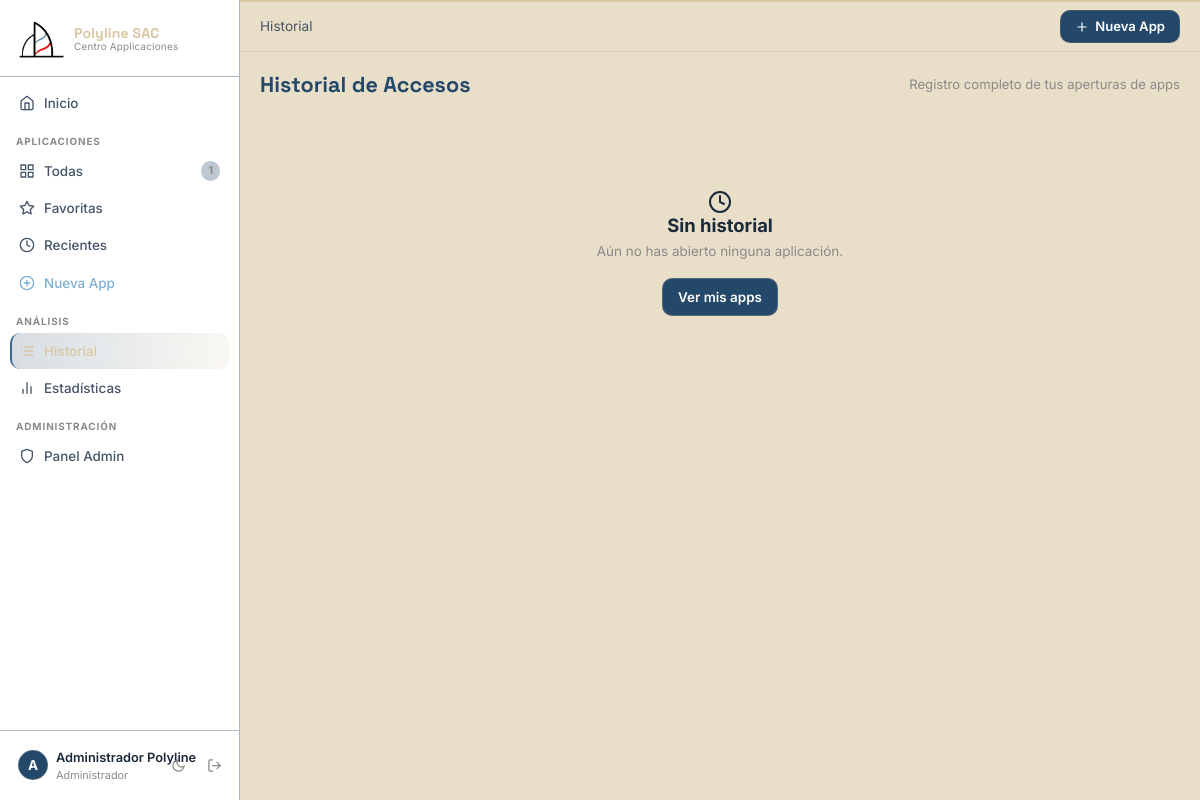
Screenshot of /history (signed in) with the database file from the repository.
### models/user.py (models this page shows, shortened)
class User(UserMixin, db.Model):
    __tablename__ = 'users'
    id            = db.Column(db.Integer, primary_key=True)
    nombre        = db.Column(db.String(100), nullable=False)
    correo        = db.Column(db.String(150), unique=True, nullable=False)
    password_hash = db.Column(db.String(256), nullable=False)
    foto          = db.Column(db.String(200), default='default_avatar.png')
    bio           = db.Column(db.String(300), default='')
    fecha_registro= db.Column(db.DateTime, default=datetime.utcnow)
    rol = db.Column(db.String(20), default='user', nullable=False)
    applications  = db.relationship('Application', backref='owner', lazy='dynamic', cascade='all, delete-orphan')
    history       = db.relationship('History', backref='user',  lazy='dynamic', cascade='all, delete-orphan')
    @property
    def is_admin(self):
        return self.rol == 'admin'
    last_login = db.Column(db.DateTime)

### routes/stats.py (the view)
@stats_bp.route('/history')
@login_required
def history():
    page = int(request.args.get('page', 1))
    per_page = 20
    entries = (
        History.query
        .filter_by(user_id=current_user.id)
        .order_by(History.fecha_acceso.desc())
        .paginate(page=page, per_page=per_page, error_out=False)
    )
    return render_template('stats/history.html', entries=entries)

### templates/stats/history.html (shortened to what this page needs)
{% extends 'base.html' %}
{% block breadcrumb %}<span>Historial</span>{% endblock %}
{% block content %}
<div class="history-page">
    <div class="page-header">
        <h1 class="page-title">Historial de Accesos</h1>
        <p class="page-subtitle">Registro completo de tus aperturas de apps</p>
    </div>
    {% if entries.items %}
    <div class="history-table-wrap">
        <table class="history-table">
            <thead>
                <tr>
                    <th>Aplicación</th>
                    <th>Categoría</th>
                    <th>Fecha y hora</th>
                    <th>Acción</th>
                </tr>
            </thead>
            <tbody>
                {% for entry in entries.items %}
                <tr>
                    <td>
                        <div class="hist-app">
                            <div class="hist-icon" style="background: {{ entry.application.color }}22; color: {{ entry.application.color }}">
                                <i data-feather="{{ entry.application.icono }}"></i>
                            </div>
                            <span>{{ entry.application.nombre }}</span>
                        </div>
                    </td>
                    <td><span class="cat-badge" style="background:{{ entry.application.color }}22;color:{{ entry.application.color }}">{{ entry.application.categoria }}</span></td>
                    <td class="hist-date">{{ entry.fecha_acceso.strftime('%d/%m/%Y %H:%M') }}</td>
                    <td>
                        <a href="{{ url_for('apps.open_app', app_id=entry.application_id) }}" target="_blank" class="btn btn-ghost btn-sm">
                            <i data-feather="external-link"></i>
                        </a>
                    </td>
                </tr>
                {% endfor %}
            </tbody>
        </table>
    </div>
    {% if entries.pages > 1 %}
    <div class="pagination-wrap">
        {% if entries.has_prev %}
        <a href="{{ url_for('stats.history', page=entries.prev_num) }}" class="btn btn-ghost btn-sm">← Anterior</a>
        {% endif %}
        <span class="page-info">Página {{ entries.page }} de {{ entries.pages }}</span>
        {% if entries.has_next %}
        <a href="{{ url_for('stats.history', page=entries.next_num) }}" class="btn btn-ghost btn-sm">Siguiente →</a>
        {% endif %}
    </div>
    {% endif %}
    {% else %}
    <div class="empty-state">
        <div class="empty-icon"><i data-feather="clock"></i></div>
        <h2>Sin historial</h2>
        <p>Aún no has abierto ninguna aplicación.</p>
        <a href="{{ url_for('apps.list_apps') }}" class="btn btn-accent">Ver mis apps</a>
    </div>
    {% endif %}
</div>
{% endblock %}

### templates/base.html (shortened to what this page needs)
<!DOCTYPE html>
<html lang="es" data-theme="dark">
<head>
    <link href="https://cdn.jsdelivr.net/npm/bootstrap@5.3.0/dist/css/bootstrap.min.css" rel="stylesheet">
    <link rel="stylesheet" href="{{ url_for('static', filename='css/main.css') }}">
</head>
<body>
{% if current_user.is_authenticated %}
  <aside class="sidebar" id="sidebar">
    <div class="sb-brand">
      <div class="sb-logo-wrap">
        <div class="sb-logo">
          <img src="{{ url_for('static', filename='img/polyline logo.png') }}"
               alt="Polyline SAC">
        </div>
        <div class="sb-name-wrap">
          <span class="sb-name">Polyline SAC</span>
          <span class="sb-sub">Centro Applicaciones</span>
        </div>
      </div>
    </div>
    <nav class="sb-nav">
      <a href="{{ url_for('dashboard.index') }}"s
         class="sb-link {% if request.endpoint == 'dashboard.index' %}is-active{% endif %}">
        <i data-feather="home"></i><span>Inicio</span>
      </a>
      <p class="sb-section">Aplicaciones</p>
      <a href="{{ url_for('apps.list_apps') }}"
         class="sb-link {% if request.endpoint == 'apps.list_apps' %}is-active{% endif %}">
        <i data-feather="grid"></i><span>Todas</span>
        <span class="sb-pill">{{ total_apps_global }}</span>
      </a>
      <a href="{{ url_for('apps.favorites') }}"
         class="sb-link {% if request.endpoint == 'apps.favorites' %}is-active{% endif %}">
        <i data-feather="star"></i><span>Favoritas</span>
      </a>
      <a href="{{ url_for('apps.recent') }}"
         class="sb-link {% if request.endpoint == 'apps.recent' %}is-active{% endif %}">
        <i data-feather="clock"></i><span>Recientes</span>
      </a>
      <a href="{{ url_for('apps.new_app') }}"
         class="sb-link sb-link--accent {% if request.endpoint == 'apps.new_app' %}is-active{% endif %}">
        <i data-feather="plus-circle"></i><span>Nueva App</span>
      </a>
      <p class="sb-section">Análisis</p>
      <a href="{{ url_for('stats.history') }}"
         class="sb-link {% if request.endpoint == 'stats.history' %}is-active{% endif %}">
        <i data-feather="list"></i><span>Historial</span>
      </a>
      <a href="{{ url_for('stats.stats') }}"
         class="sb-link {% if request.endpoint == 'stats.stats' %}is-active{% endif %}">
        <i data-feather="bar-chart-2"></i><span>Estadísticas</span>
      </a>
      {% if current_user.is_admin %}
      <p class="sb-section">Administración</p>
      <a href="{{ url_for('admin.dashboard') }}"
      class="sb-link {% if request.endpoint == 'admin.dashboard' %}is-active{% endif %}">
      <i data-feather="shield"></i>
      <span>Panel Admin</span>
    </a>
    {% endif %}
    </nav>
    <div class="sb-footer">
      <a href="{{ url_for('profile.profile') }}"
         class="sb-user {% if request.endpoint == 'profile.profile' %}is-active{% endif %}">
        <div class="sb-avatar">{{ current_user.nombre[0].upper() }}</div>
        <div class="sb-user-text">
          <span class="sb-user-name">{{ current_user.nombre }}</span>
          <span class="sb-user-role">{{ 'Administrador' if current_user.is_admin else 'Usuario' }}</span>
        </div>
      </a>
      <button class="sb-icon-btn" id="themeToggle" title="Cambiar tema">
        <i data-feather="moon" id="themeIcon"></i>
      </button>
      <a href="{{ url_for('auth.logout') }}" class="sb-icon-btn sb-logout" title="Cerrar sesión">
        <i data-feather="log-out"></i>
      </a>
    </div>
  </aside>
  <div class="main-wrap" id="mainWrap">
    <header class="topbar">
      <div class="topbar-crumb">{% block breadcrumb %}{% endblock %}</div>
      <div class="topbar-right">
        <a href="{{ url_for('apps.new_app') }}" class="btn-top-accent">
          <i data-feather="plus"></i> Nueva App
        </a>
      </div>
    </header>
    <div class="page-body">
      {% block content %}{% endblock %}
    </div>
  </div>
{% else %}
  <div class="auth-shell">
    {% block auth_content %}{% endblock %}
  </div>
{% endif %}
</body>
</html>

### rows the page displays
User: nombre "A", nombre "Administrador Polyline", rol "Administrador"

### other values shown
{{ total_apps_global }} "1"
